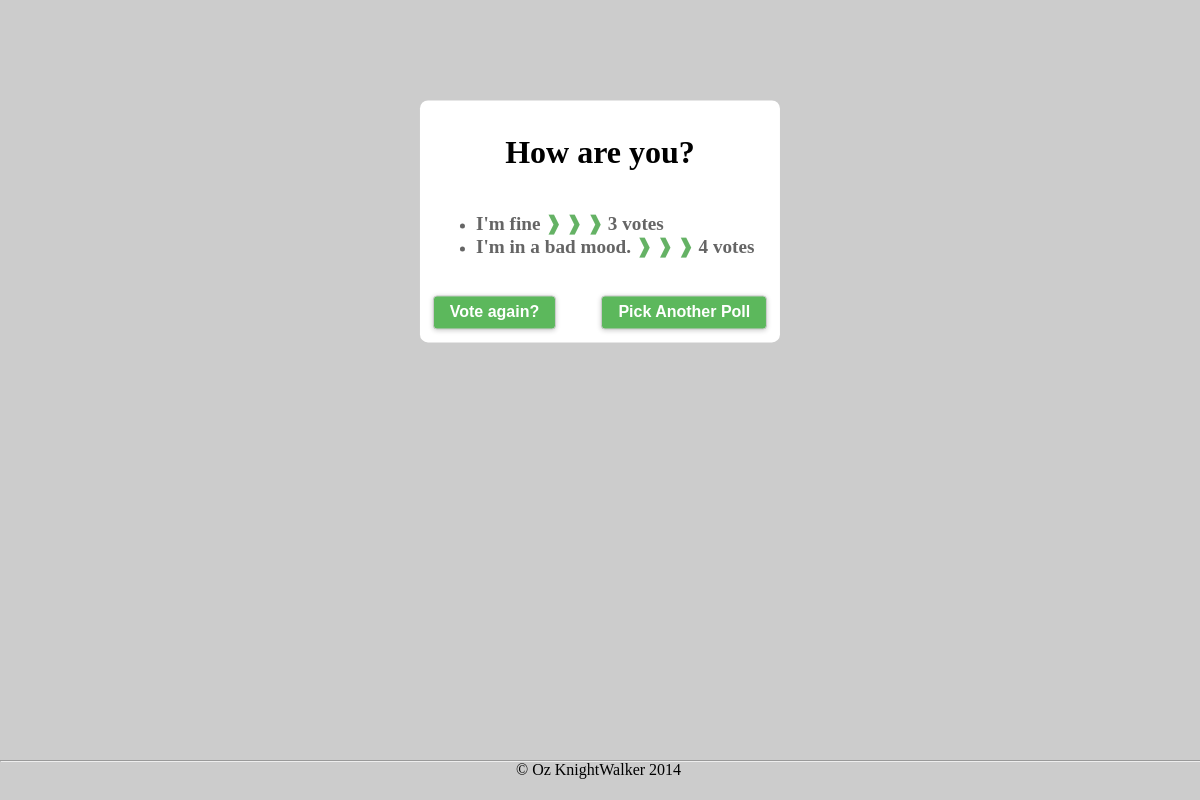
/polls/specifics/2/results/, run on an earlier commit of the app's database.
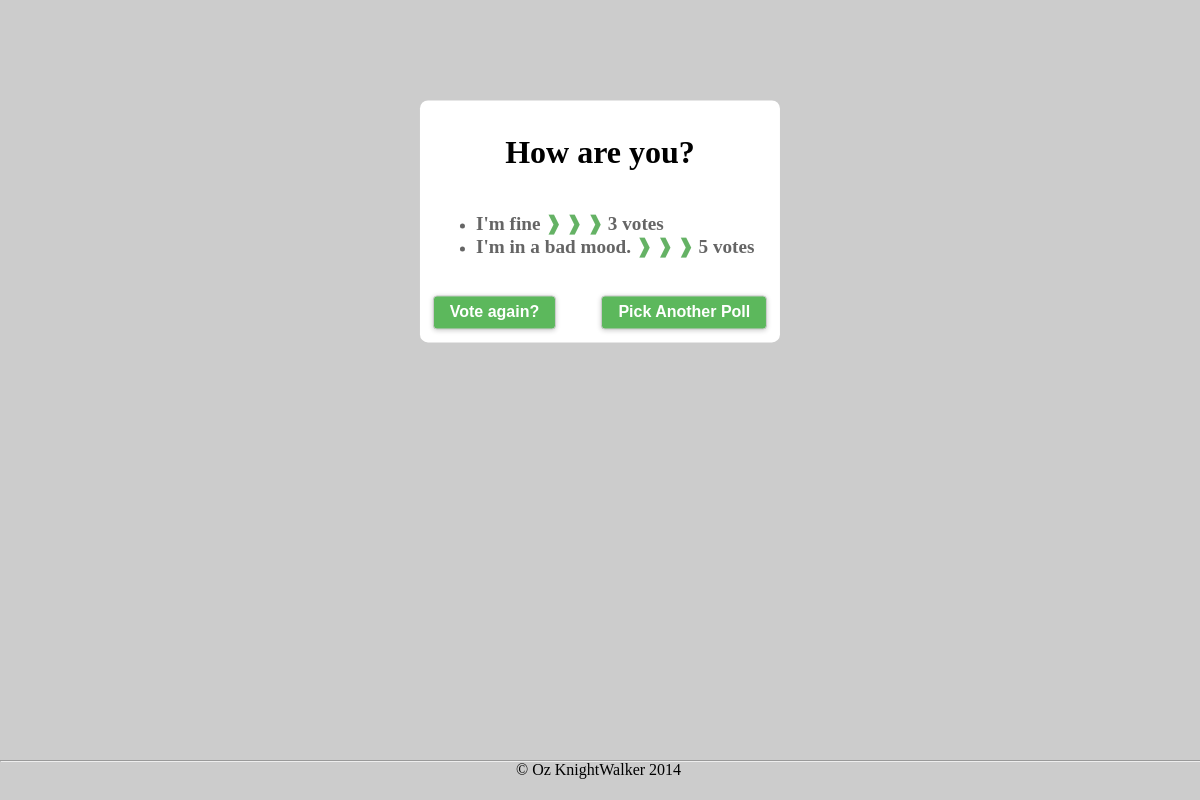
And on a later commit of the database.
### polls/models.py (models this page shows, shortened)
class Poll(models.Model):
    question = models.CharField(max_length=200)
    pub_date = models.DateTimeField('Date Published :')
    def was_published_recently(self):
        now = timezone.now()
        return now - datetime.timedelta(days=1)<=self.pub_date <= now
    was_published_recently.admin_order_field='pub_date'
    was_published_recently.boolean=True
    was_published_recently.short_description='Published Recently'

class Choice(models.Model):
    poll = models.ForeignKey(Poll)
    choice_text = models.CharField(max_length=200)
    votes = models.IntegerField(default=0)

### polls/views.py (the view)
# urls.py: url(r'^specifics/(?P<pk>\d+)/results/$', views.ResultView.as_view(), name='results'),
class ResultView(generic.DetailView):
    model = Poll
    template_name = 'polls/results.html'

### polls/templates/polls/results.html (shortened to what this page needs)
<!DOCTYPE html>
<html lang="en">
    <head>
      {% load staticfiles %}
      <link rel="stylesheet" type="text/css" href="{% static 'polls/style.css' %}" />
    </head>
    <body>
        <div class="whitebox" align="center">
            <h1 class ="head">{{ poll.question }}</h1>
            <div align="justify" class="listing">
                <ul>
                {% for choice in poll.choice_set.all %}
                    <li><b><big><font color="Black"><bold>{{ choice.choice_text }}</bold></font> <font color="Green">&#10097; &#10097; &#10097;</font> <font color="Black">{{ choice.votes }} vote{{ choice.votes|pluralize }}</font></big></b></li>
                {% endfor %}
                </ul>
            </div>
            <br/>
            <a href="{% url 'polls:detail' poll.id %}">
                <button type="button" class="success" style="float: left"><b>Vote again?</b></button>
            </a>
            <a href="{% url 'polls:index'%}">
                <button type="button" class="success" style="float: right"><b>Pick Another Poll</b></button>
            </a>
        </div>
           <hr>
            <footer>
                <p>&copy; Oz KnightWalker 2014</p>
            </footer>
    </body>
</html>

### polls/static/polls/style.css (style rules this page uses)
body { background-color: #cccccc; padding-bottom: 20px; }
html { overflow-y: hidden; }
h1[class ="head"],h2[class ="head"],h3[class ="head"] { text-align: center; }
.whitebox { width: -webkit-fit-content; width: -moz-fit-content; width: fit-content; background-color: #FFF; border-radius: 8px; padding:.8em; position: fixed; top: 18%; left: 50%; transform: translate(-50%, -18%); }
.listing { width: -webkit-fit-content; width: -moz-fit-content; width: fit-content; background-color: #FFF; border-radius: 2px; padding:.2em; padding-right: .8em; opacity:0.6; }
input[type="submit"], .success { padding:0.5em 1em; line-height:1em; cursor:pointer; border-radius:4px; color:#FFF; font-weight:bold; font-size:inherit; border:solid 1px #ccc; box-shadow:0 1px 5px rgba(0,0,0,0.2); background-position: center bottom; background-color:#5cb85c; cursor:pointer; }
footer { position: absolute; z-index: 1; bottom: 5px; left: 43%; }
hr { position: absolute; z-index: 1; left:0px; width:100%; bottom: 30px; }

What changed in the data, as far as the page shows it:
changed Choice "I'm in a bad mood.": votes "4" → "5"
